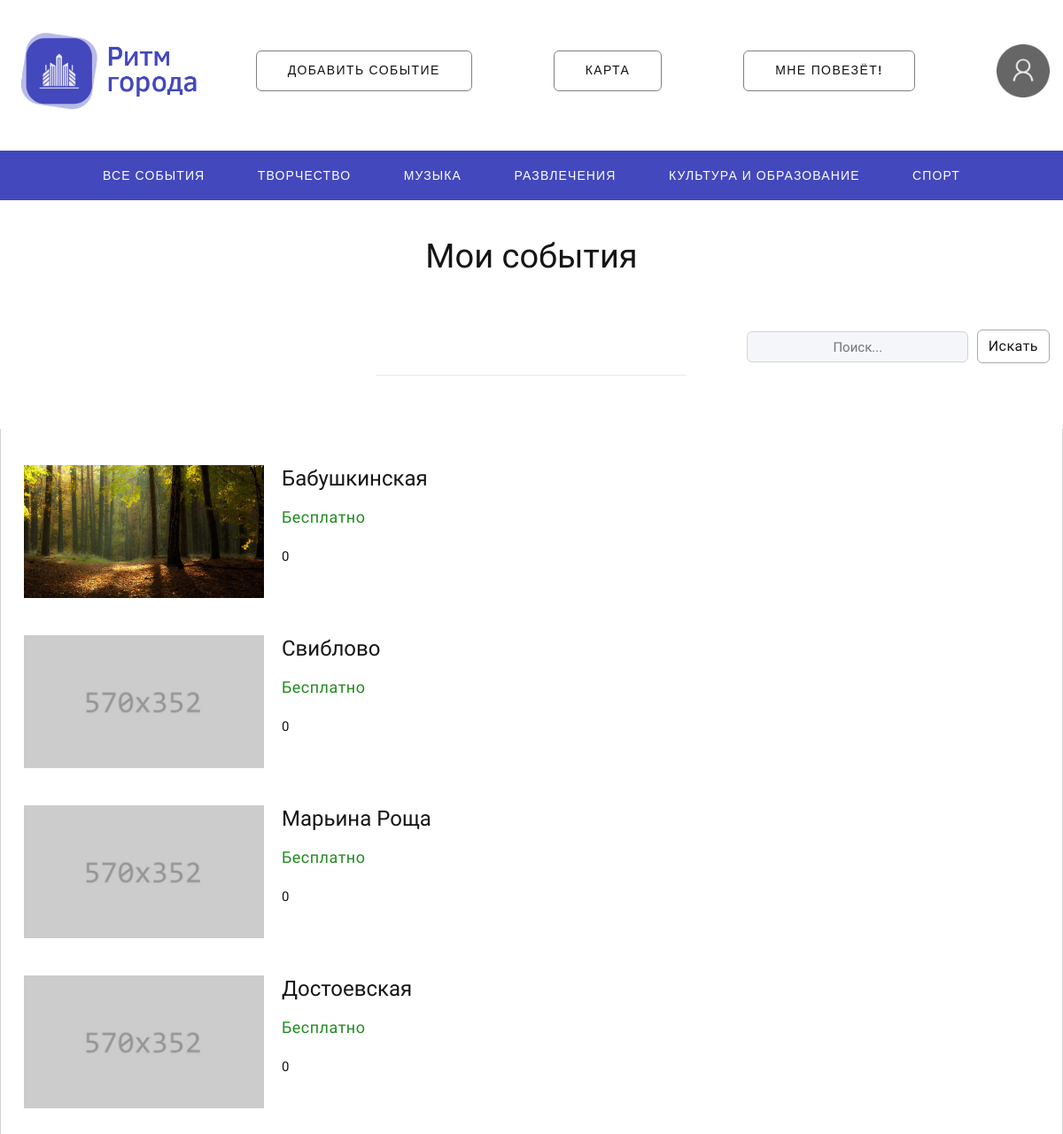
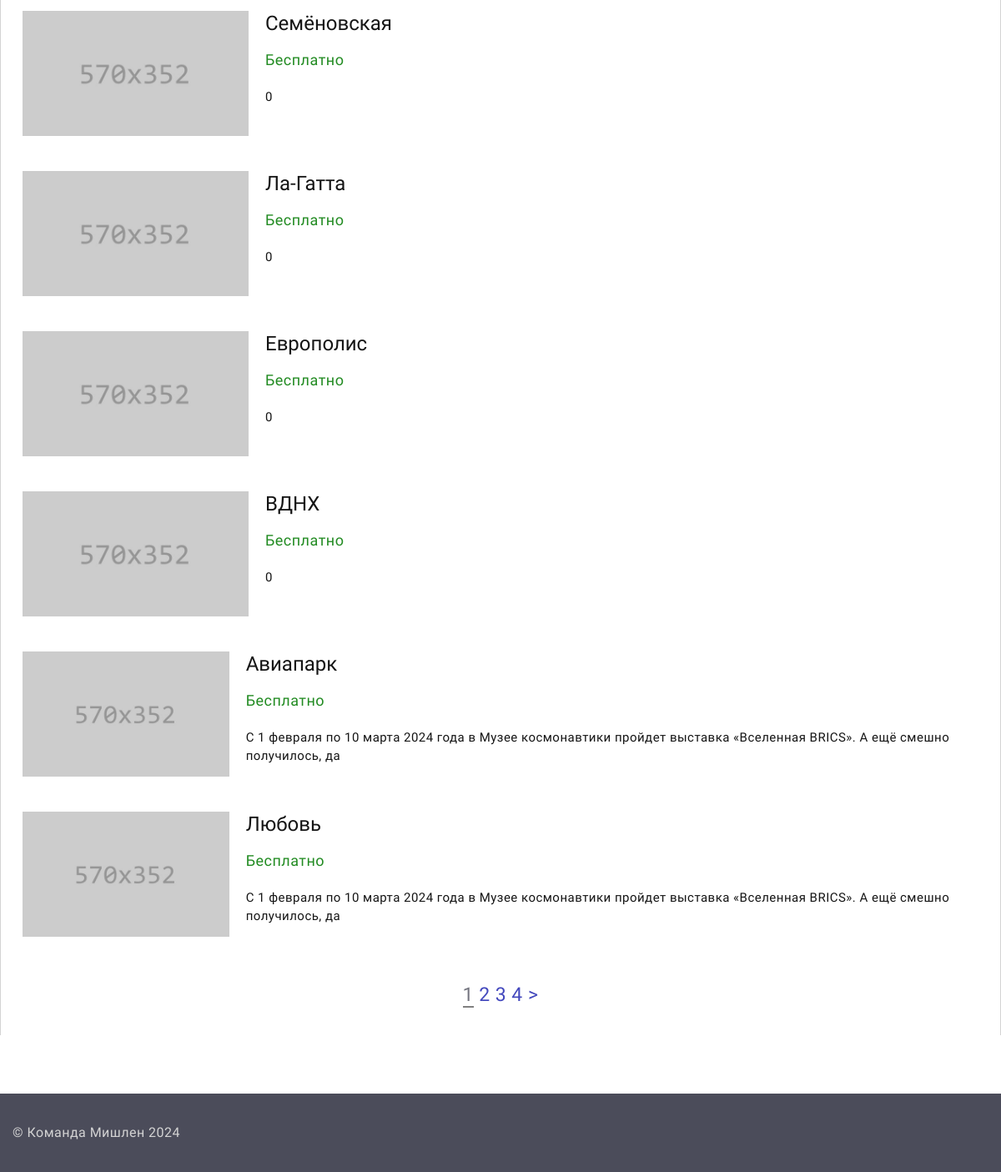
Screenshot of /user_events (signed in) with the database file from the repository (2 pictures, top to bottom).
### dosug/models.py (models this page shows, shortened)
class Event(models.Model):
    id = models.IntegerField(primary_key=True)
    title = models.CharField(max_length=30, null=False)
    type = models.CharField(max_length=20)
    image = models.ImageField(default="default.jpg")
    tiny_description = models.CharField(max_length=250)
    description = models.CharField(max_length=1200)
    link = models.CharField(max_length=30)
    address = models.CharField(max_length=60)
    price = models.IntegerField(max_length=30, default=0)
    phone = models.CharField(max_length=30)
    coordinates = models.CharField(max_length=100)
    views = models.IntegerField(default=0)
    author = models.IntegerField(default=0)
    created_at = models.DateTimeField(default=datetime.now, blank=True)

### dosug/views.py (the view)
# urls.py: path('user_events', views.user_events)
def user_events(request):
    if not request.user.is_authenticated:
        messages.warning(request, "Невозможно получить доступ к этой странице")
        return redirect('/')
    if request.user.is_superuser:
        events = Event.objects.all()
    else:
        events = Event.objects.filter(author=request.user.id)
    query = request.GET.get('search_query')
    if query:
        events = [event for event in events if query.lower() in event.title.lower()]
    paginator = Paginator(events, 10)
    page_number = request.GET.get('page')
    try:
        events = paginator.page(page_number)
    except PageNotAnInteger:
        events = paginator.page(1)
    except EmptyPage:
        events = paginator.page(paginator.num_pages)
    return render(request, 'dosug/user_events.html', {'events': events, 'query': query})

### templates/dosug/user_events.html (shortened to what this page needs)
{% extends "dosug/layout.html" %}
{% block content %}
<html lang="en">
<head>
</head>
<body>
<div class="page">
    <br><br><br><br>
<h3 style="text-align: center">Мои события</h3>
 <section class="section novi-background section-md text-center">
     <div class="container">
             <block  style="box-sizing: border-box; display: flex; align-items: center">
<div class="search-container">
<input class="input-tab" type="text" id="search-input" name="search_query" placeholder="Поиск..." style="height: 35px; width: 250px" {% if query != Null %} value="{{query}}" {% endif %}>
<a class="btn button-primary-outline" id="search-button" style="margin-bottom: 3px; margin-left: 5px; border: 1px solid darkgray;" href="">Искать</a><br>
</div>
        </block><hr style=" width: 350px; margin-top: 10px; "></div>
        <div class="container" style="border-left: 1px solid lightgray; border-right: 1px solid lightgray; padding: 30px;">
    <div id="content-container">
          <div class="row row-lg-50 row-35 offset-top-2" style="display: flex; flex-direction: column;">
              {% for event in events|slice:":10" %}
              <div class="user_events_cont wow-outer" style="max-width: 100%; margin-bottom: 20px;">
<article class="post-modern" style="display: flex; align-items: flex-start; position: relative;">
    <a class="post-modern-media" href="/event/{{ event.id }}"><img src="/static/images/event_pics/{{ event.image }}" alt="" style="width: 271px; height: 150px; object-fit: cover;"/></a>
    <div style="margin-left: 20px; flex-grow: 1;">
        <h4 class="post-modern-title"><a class="post-modern-title" href="/event/{{ event.id }}">{{ event.title }}</a></h4>
                <ul class="post-modern-meta">
                  <li>
                      {%if event.price == 0%}
                      <a style="color: forestgreen">Бесплатно</a>
                    {% else %}
                      <a style="color: #4348bd">{{event.price}} ₽</a>
                    {% endif %}
                    </li>
                </ul>
        <p class="description" style="word-wrap: break-word;">{{ event.tiny_description }}</p>
    </div>
</article>
            </div>
              {% endfor %}
          </div>
              <br><br><br>
<div class="swiper-pagination swiper-pagination-modern swiper-pagination-marked" style="margin: auto; font-size: 23px; font-weight: bolder">
    {% for i in events.paginator.page_range %}
        {% if events.number == i %}
            <a style="border-bottom: 2px solid gray">{{ i }}</a>
        {% else %}
            <a href="?page={{ i }}">{{ i }}</a>
        {% endif %}
    {% endfor %}
    {% if events.has_next %}
        <a href="?page={{ events.next_page_number }}">&gt;</a>
    {% endif %}
</div>
            </div>
</div>
 </section>
</div>
</body>
</html>
{% endblock content %}

### templates/dosug/user_events.html (style rules this page uses)
.description { font-size: 15px; overflow-wrap: break-word; white-space: normal; text-overflow: ellipsis; max-height: 90px; overflow: hidden; }

### rows the page displays
Event: image (picture), title "Бабушкинская", price "Бесплатно", tiny_description "0"
Event: image (placeholder picture), title "Свиблово", price "Бесплатно", tiny_description "0"
Event: image (placeholder picture), title "Марьина Роща", price "Бесплатно", tiny_description "0"
Event: image (placeholder picture), title "Достоевская", price "Бесплатно", tiny_description "0"
Event: image (placeholder picture), title "Семёновская", price "Бесплатно", tiny_description "0"
Event: image (placeholder picture), title "Ла-Гатта", price "Бесплатно", tiny_description "0"
Event: image (placeholder picture), title "Европолис", price "Бесплатно", tiny_description "0"
Event: image (placeholder picture), title "ВДНХ", price "Бесплатно", tiny_description "0"
Event: image (placeholder picture), title "Авиапарк", price "Бесплатно", tiny_description "С 1 февраля по 10 марта 2024 года в Музее космонавтики пройдет выставка «Вселенная BRICS». А ещё смешно получилось, да"
Event: image (placeholder picture), title "Любовь", price "Бесплатно", tiny_description "С 1 февраля по 10 марта 2024 года в Музее космонавтики пройдет выставка «Вселенная BRICS». А ещё смешно получилось, да"

### other values shown
{{ i }} "1"
{{ i }} "2" "3" "4"
